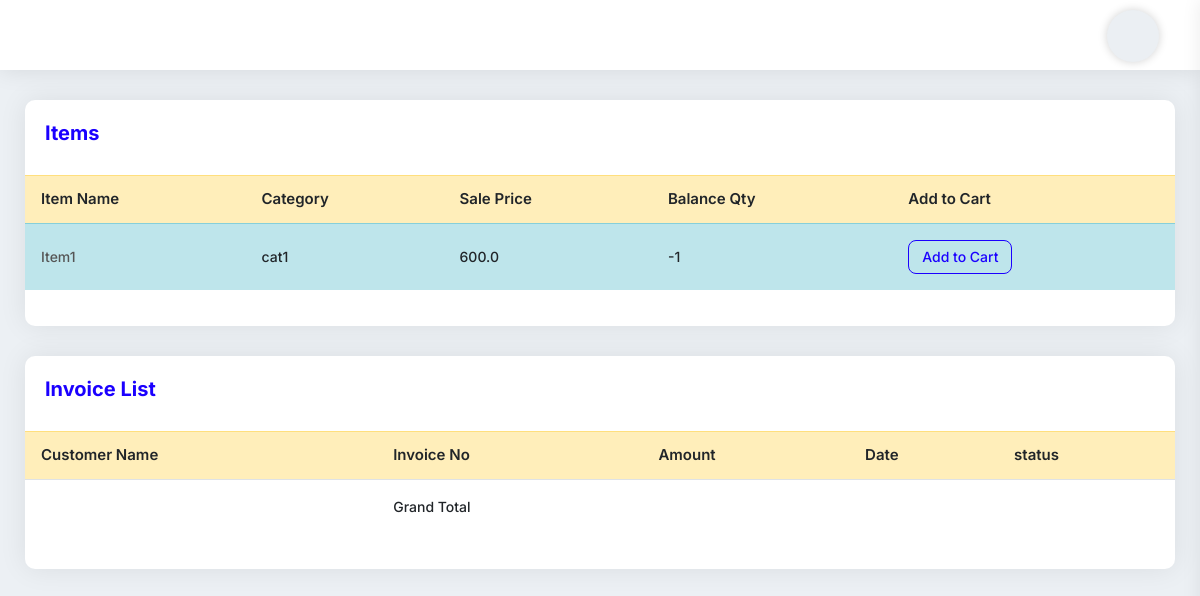
Page /HomeView (signed in) on the earlier database version.
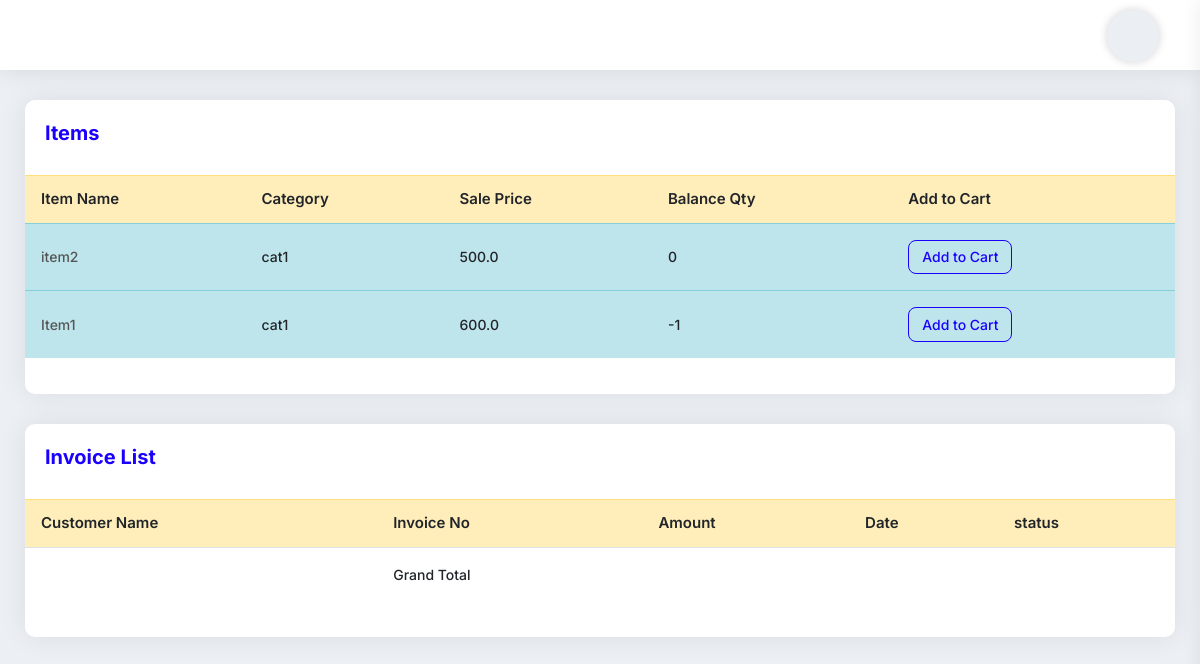
Same page on the later database version.
### myapp/models.py (models this page shows, shortened)
class Items(models.Model):
    item_name = models.CharField(max_length=225)
    category = models.CharField(max_length=225)
    pruchase_price = models.FloatField(default=0.00)
    sell_price = models.FloatField(default=0.00)
    balance_qty = models.IntegerField(default=0)
    barcode_id = models.CharField(max_length=225,blank=True, null=True)
    photo = models.ImageField(upload_to='', blank=True, null=True)
    photo2 = models.ImageField(upload_to='', blank=True, null=True)
    photo3 = models.ImageField(upload_to='', blank=True, null=True)
    photo4 = models.ImageField(upload_to='', blank=True, null=True)
    itm_description = models.CharField(max_length=225,blank=True, null=True)

### myapp/views.py (the view)
# urls.py: path('HomeView', HomeView.as_view(), name='HomeView'),
class HomeView(UserRequiredMixin,TemplateView):
    template_name = 'home.html'
    def get_context_data(self, **kwargs):
        context = super().get_context_data(**kwargs)
        context['product_list'] = Items.objects.all().order_by('-id')
        context['queryset']=Order.objects.filter(created_at=datetime.date.today())
        return context

### myapp/views.py (called while the page is built)
    def dispatch(self, request, *args, **kwargs):
        if request.user.is_authenticated:
            pass
        else:
            return redirect('myapp:UserLoginView')
        return super().dispatch(request, *args, **kwargs)

### templates/home.html (shortened to what this page needs)
{% extends 'base.html' %}
{% block content %}
<div class="card-box mb-30">
    <div class="pd-20">
        <h4 class="text-blue h4">Items
            <a href="{% url 'myapp:MyCartView' %}" class="text-info">
                <span class="micon bi bi-cart4"></span>
                <span class="micon bi bi-cart4"></span>
                <span class="micon bi bi-cart4"></span>
            </a>
        </h4>
    </div>
    <div class="pb-20">
        <table class="data-table table stripe hover nowrap">
            <thead>
            <tr class="table-warning">
                <th class="table-plus datatable-nosort">Item Name</th>
                <th>Category</th>
                <th>Sale Price</th>
                <th>Balance Qty</th>
                <th>Add to Cart</th>
            </tr>
            </thead>
            <tbody>
            {% for p in product_list %}
            <tr class="table-info">
                <td class="table-plus"><a href="{% url 'myapp:ProductEditView' p.id %}">{{p.item_name}}</a></td>
                <td>{{p.category}}</td>
                <td>{{p.sell_price}}</td>
                <td>{{p.balance_qty}}</td>
                <td><a href="{% url 'myapp:AddToCartView' p.id %}" class="btn btn-sm btn-outline-primary"> Add to
                    Cart</a></td>
            </tr>
            {% endfor %}
            </tbody>
        </table>
    </div>
</div>
<div class="card-box mb-30">
    <div class="pd-20">
        <h4 class="text-blue h4">Invoice List</h4>
    </div>
    <div class="pb-20">
        <table
                class="table hover data-table-export nowrap"
        >
            <thead>
            <tr class="table-warning">
                <th class="table-plus datatable-nosort">Customer Name</th>
                <th>Invoice No</th>
                <th>Amount</th>
                <th>Date</th>
                <th>status</th>
            </tr>
            </thead>
            <tfoot>
            <tr>
                <td></td>
                <td>Grand Total</td>
                <td><strong>{{sum}}</strong></td>
                <td></td>
                <td></td>
            </tr>
            </tfoot>
        </table>
    </div>
</div>
{% endblock content %}

Differences in the rows shown:
added Items: item_name "item2", category "cat1", sell_price "500.0", balance_qty "0"
